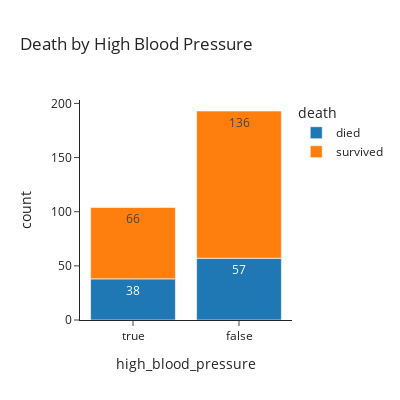

The notebook cell this image was saved under:
### Code cell
#high blood pressure vs death
fig = px.histogram(df,x="high_blood_pressure", color="death", width= 400, height=400,text_auto=True,
                   title ="Death by High Blood Pressure", 
                   template="simple_white") 
#change label names
newnames = {'1': "died", '0': "survived"}
fig.for_each_trace(lambda t: t.update(name = newnames[t.name],
                                      legendgroup = newnames[t.name],
                                      hovertemplate = t.hovertemplate.replace(t.name, newnames[t.name])))
fig.show()

### Figure 1 — Plotly figure (JSON) as saved in the notebook; plotly's stock layout.template omitted (floating-point values rounded to 4 significant figures; data arrays with more than 128 entries replaced by an {"elided": "..."} marker saying what was removed)
{"data": [{"alignmentgroup": "True", "bingroup": "x", "hovertemplate": "death=died<br>high_blood_pressure=%{x}<br>count=%{y}<extra></extra>", "legendgroup": "died", "marker": {"color": "#1F77B4", "pattern": {"shape": ""}}, "name": "died", "offsetgroup": "1", "orientation": "v", "showlegend": true, "texttemplate": "%{value}", "type": "histogram", "x": [true, false, false, false, false, true, false, false, false, true, true, true, false, true, false, false, false, true, false, true, true, true, false, true, true, false, false, true, false, true, true, false, false, true, false, true, true, true, false, false, true, true, true, false, true, true, false, true, false, false, true, true, true, true, false, false, false, false, false, false, false, false, false, false, true, false, true, false, false, false, false, true, false, true, false, true, false, false, true, false, false, false, true, false, false, false, false, true, false, true, false, false, false, false, false], "xaxis": "x", "yaxis": "y"}, {"alignmentgroup": "True", "bingroup": "x", "hovertemplate": "death=survived<br>high_blood_pressure=%{x}<br>count=%{y}<extra></extra>", "legendgroup": "survived", "marker": {"color": "#FF7F0E", "pattern": {"shape": ""}}, "name": "survived", "offsetgroup": "0", "orientation": "v", "showlegend": true, "texttemplate": "%{value}", "type": "histogram", "x": {"elided": "202 bool values"}, "xaxis": "x", "yaxis": "y"}], "layout": {"barmode": "relative", "height": 400, "legend": {"title": {"text": "death"}, "tracegroupgap": 0}, "title": {"text": "Death by High Blood Pressure"}, "width": 400, "xaxis": {"anchor": "y", "domain": [0, 1], "title": {"text": "high_blood_pressure"}}, "yaxis": {"anchor": "x", "domain": [0, 1], "title": {"text": "count"}}}}
